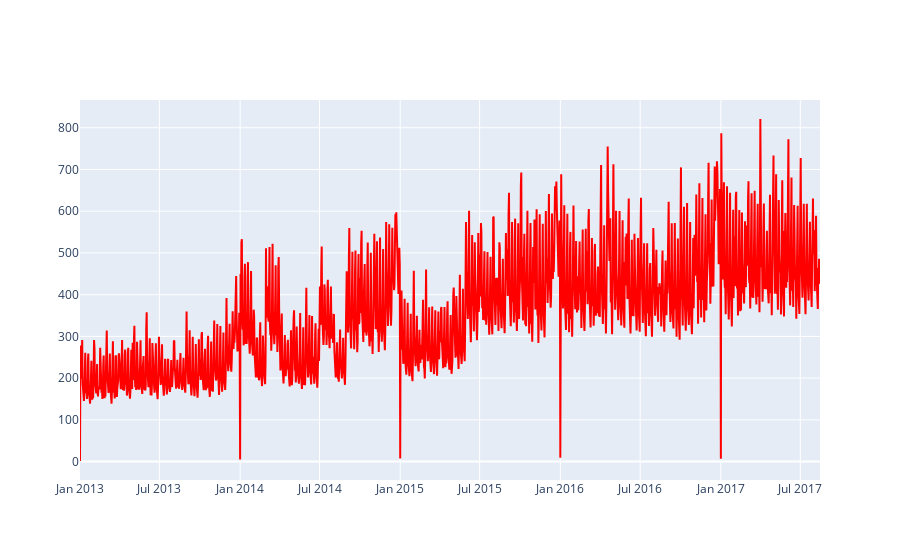

This figure's notebook cell:
### Code cell
# overall sales trend
daily_sales_df = train_df[['date', 'sales']].groupby('date').mean().reset_index()
fig = go.Figure(data=go.Scatter(x=daily_sales_df['date'], 
                                y=daily_sales_df['sales'],
                                marker_color='red', text="sales"))
fig.show()

### Figure 1 — Plotly figure (JSON) as saved in the notebook; plotly's stock layout.template omitted (floating-point values rounded to 4 significant figures; data arrays with more than 128 entries replaced by an {"elided": "..."} marker saying what was removed)
{"data": [{"marker": {"color": "red"}, "text": "sales", "type": "scatter", "x": {"elided": "1684 str values"}, "y": {"elided": "1684 float values"}}], "layout": {}}
